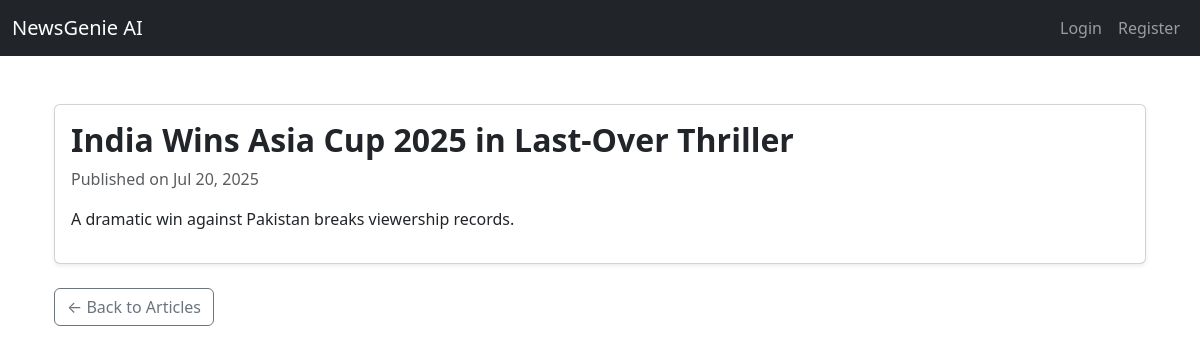
Page /news/17/ on the committed database.
### news/models.py (models this page shows, shortened)
class Article(models.Model):
    title = models.CharField(max_length=200)
    content = models.TextField()
    summary = models.TextField(blank=True)
    source_url = models.URLField()
    category = models.ForeignKey(Category, on_delete=models.CASCADE, related_name='articles')
    published_date = models.DateTimeField(default=timezone.now)
    created_at = models.DateTimeField(auto_now_add=True)
    audio_file = models.FileField(upload_to='audio/', blank=True, null=True)
    class Meta:
        ordering = ['-published_date']

### news/views.py (the view)
# urls.py: path('<int:pk>/', ArticleDetailView.as_view(), name='article_detail'),  # /news/5/
class ArticleDetailView(DetailView):
    model = Article
    template_name = 'news/article_detail.html'
    context_object_name = 'article'
    def get_object(self, queryset=None):
        obj = super().get_object(queryset)
        if self.request.user.is_authenticated:
            ReadingHistory.objects.get_or_create(
                user=self.request.user,
                article=obj
            )
        return obj

### news/templates/news/article_detail.html (shortened to what this page needs)
{% extends 'base.html' %}
{% load static %}
{% block content %}
<div class="container mt-5">
  <div class="card shadow-sm">
    <div class="card-body">
      <h2 class="card-title">{{ article.title }}</h2>
      <p class="text-muted">Published on {{ article.published_date|date:"M d, Y" }}</p>
      <p>{{ article.content }}</p>
    </div>
  </div>
  <div class="mt-4">
    <a href="{% url 'news:article_list' %}" class="btn btn-outline-secondary">&larr; Back to Articles</a>
  </div>
</div>
{% endblock %}

### news/static/css/styles.css (style rules this page uses)
.card-title { font-weight: 600; color: #003366; }

### rows in the picture
Article: title "India Wins Asia Cup 2025 in Last-Over Thriller", published_date "Jul 20, 2025", content "A dramatic win against Pakistan breaks viewership records."
